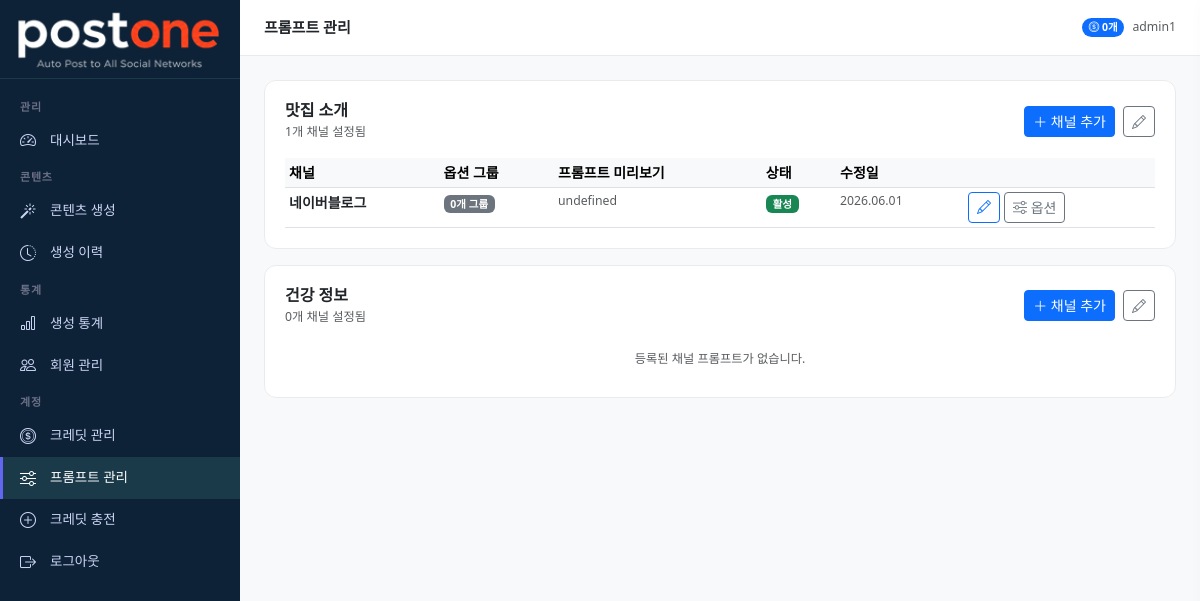
The page /prompts/ (signed in) on the database its author committed.
### accounts/models.py (models this page shows, shortened)
class MenuPermission(models.Model):
    ROLE_CHOICES = [
        ('admin', '관리자'),
        ('member', '멤버'),
    ]
    role = models.CharField(max_length=20, choices=ROLE_CHOICES)
    menu_key = models.CharField(max_length=50, verbose_name='메뉴 키')
    menu_label = models.CharField(max_length=50, verbose_name='메뉴명')
    icon = models.CharField(max_length=50, verbose_name='아이콘', blank=True)
    is_visible = models.BooleanField(default=True, verbose_name='표시여부')
    order = models.IntegerField(default=0, verbose_name='정렬순서')
    class Meta:
        verbose_name = '메뉴 권한'
        verbose_name_plural = '메뉴 권한 목록'
        ordering = ['role', 'order']
        unique_together = ['role', 'menu_key']

class User(AbstractUser):
    ROLE_CHOICES = [
        ('master', '마스터'),
        ('admin', '관리자'),
        ('member', '멤버'),
        ('free', '무료회원'),
    ]
    PLAN_CHOICES = [
        ('free', '무료'),
        ('starter', '스타터'),
        ('pro', '프로'),
        ('business', '비즈니스'),
    ]
    role = models.CharField(max_length=20, choices=ROLE_CHOICES, default='free')
    plan = models.CharField(max_length=20, choices=PLAN_CHOICES, default='free')
    phone = models.CharField(max_length=20, blank=True)
    company = models.CharField(max_length=100, blank=True)
    profile_image = models.ImageField(upload_to='profiles/', blank=True, null=True)
    created_at = models.DateTimeField(auto_now_add=True)
    updated_at = models.DateTimeField(auto_now=True)
    class Meta:
        verbose_name = '사용자'
        verbose_name_plural = '사용자 목록'

### credits/models.py (models this page shows, shortened)
class UserCredit(models.Model):
    user = models.OneToOneField(User, on_delete=models.CASCADE, related_name='credit')
    balance = models.IntegerField(default=0, verbose_name='잔여 크레딧')
    free_used_this_month = models.IntegerField(default=0, verbose_name='이번달 무료 사용')
    free_reset_date = models.DateField(null=True, blank=True, verbose_name='무료 초기화일')
    updated_at = models.DateTimeField(auto_now=True)
    class Meta:
        verbose_name = '사용자 크레딧'

### content/models.py (models this page shows, shortened)
class ContentType(models.Model):
    name = models.CharField(max_length=100, verbose_name='유형명')
    description = models.TextField(blank=True, verbose_name='설명')
    is_active = models.BooleanField(default=True, verbose_name='활성화')
    created_by = models.ForeignKey(User, on_delete=models.SET_NULL, null=True)
    created_at = models.DateTimeField(auto_now_add=True)
    class Meta:
        verbose_name = '콘텐츠 유형'
        verbose_name_plural = '콘텐츠 유형 목록'

class ChannelPrompt(models.Model):
    content_type = models.ForeignKey(ContentType, on_delete=models.CASCADE, related_name='channel_prompts')
    channel = models.ForeignKey(Channel, on_delete=models.CASCADE, related_name='prompts')
    base_prompt = models.TextField(verbose_name='기본 프롬프트')
    is_active = models.BooleanField(default=True)
    updated_at = models.DateTimeField(auto_now=True)
    updated_by = models.ForeignKey(User, on_delete=models.SET_NULL, null=True)
    class Meta:
        verbose_name = '채널 프롬프트'
        verbose_name_plural = '채널 프롬프트 목록'
        unique_together = ['content_type', 'channel']

class Channel(models.Model):
    CHANNEL_TYPE_CHOICES = [
        ('text', '텍스트'),
        ('video', '영상 자막'),
        ('image', '이미지 카드'),
    ]
    name = models.CharField(max_length=50, verbose_name='채널명')
    slug = models.SlugField(max_length=50, unique=True, verbose_name='슬러그')
    channel_type = models.CharField(max_length=20, choices=CHANNEL_TYPE_CHOICES, verbose_name='채널 유형')
    description = models.TextField(blank=True, verbose_name='설명')
    is_auto_publish = models.BooleanField(default=False, verbose_name='자동발행 가능')
    is_active = models.BooleanField(default=True, verbose_name='활성화')
    order = models.IntegerField(default=0, verbose_name='정렬순서')
    class Meta:
        verbose_name = '채널'
        verbose_name_plural = '채널 목록'
        ordering = ['order', 'name']

### dashboard/views.py (the view)
# urls.py: path('prompts/', views.prompt_list, name='prompt_list'),
@login_required
def prompt_list(request):
    content_types = ContentType.objects.prefetch_related(
        'channel_prompts__channel',
        'channel_prompts__option_groups'
    ).all()
    return render(request, 'dashboard/prompt_list.html', {
        'content_types': content_types,
    })

### dashboard/context_processors.py (called while the page is built)
def user_menus(request):
    if not request.user.is_authenticated:
        return {'user_menus': []}
    if request.user.role == 'master':
        return {'user_menus': []}
    role = request.user.role
    if role == 'free':
        role = 'member'
    menus = MenuPermission.objects.filter(
        role=role,
        is_visible=True
    )
    return {'user_menus': menus}

### templates/dashboard/prompt_list.html (shortened to what this page needs)
{% extends 'base/base.html' %}
{% block page_title %}프롬프트 관리{% endblock %}
{% block content %}
<div class="row g-3">
    {% for ct in content_types %}
    <div class="col-12">
        <div class="stat-card">
            <div class="d-flex justify-content-between align-items-center mb-3">
                <div>
                    <h6 class="fw-semibold mb-0">{{ ct.name }}</h6>
                    <span class="text-muted small">{{ ct.channel_prompts.count }}개 채널 설정됨</span>
                </div>
                <div class="d-flex gap-2">
                    <a href="{% url 'dashboard:channel_prompt_create' ct.pk %}"
                       class="btn btn-sm btn-primary">
                        <i class="bi bi-plus-lg"></i> 채널 추가
                    </a>
                    <a href="{% url 'dashboard:content_type_edit' ct.pk %}"
                       class="btn btn-sm btn-outline-secondary">
                        <i class="bi bi-pencil"></i>
                    </a>
                </div>
            </div>
            {% if ct.channel_prompts.all %}
            <div class="table-responsive">
                <table class="table table-sm table-hover mb-0">
                    <thead class="table-light">
                        <tr>
                            <th>채널</th>
                            <th>옵션 그룹</th>
                            <th>프롬프트 미리보기</th>
                            <th>상태</th>
                            <th>수정일</th>
                            <th></th>
                        </tr>
                    </thead>
                    <tbody>
                        {% for cp in ct.channel_prompts.all %}
                        <tr>
                            <td class="fw-semibold">{{ cp.channel.name }}</td>
                            <td>
                                <span class="badge bg-secondary">
                                    {{ cp.option_groups.count }}개 그룹
                                </span>
                            </td>
                            <td class="text-muted small">
                                {{ cp.base_prompt|truncatechars:50 }}
                            </td>
                            <td>
                                {% if cp.is_active %}
                                <span class="badge bg-success">활성</span>
                                {% else %}
                                <span class="badge bg-secondary">비활성</span>
                                {% endif %}
                            </td>
                            <td class="text-muted small">
                                {{ cp.updated_at|date:"Y.m.d" }}
                            </td>
                            <td>
                                <div class="d-flex gap-1">
                                    <a href="{% url 'dashboard:channel_prompt_edit' cp.pk %}"
                                       class="btn btn-sm btn-outline-primary">
                                        <i class="bi bi-pencil"></i>
                                    </a>
                                    <a href="{% url 'dashboard:prompt_option_manage' cp.pk %}"
                                       class="btn btn-sm btn-outline-secondary">
                                        <i class="bi bi-sliders"></i> 옵션
                                    </a>
                                </div>
                            </td>
                        </tr>
                        {% endfor %}
                    </tbody>
                </table>
            </div>
            {% else %}
            <p class="text-muted small text-center py-2 mb-0">
                등록된 채널 프롬프트가 없습니다.
            </p>
            {% endif %}
        </div>
    </div>
    {% endfor %}
</div>
{% endblock %}

### templates/base/base.html (shortened to what this page needs)
{% load static %}
<!DOCTYPE html>
<html lang="ko">
<head>
    <link href="https://cdn.jsdelivr.net/npm/bootstrap@5.3.0/dist/css/bootstrap.min.css" rel="stylesheet">
    <link href="https://cdn.jsdelivr.net/npm/bootstrap-icons@1.11.0/font/bootstrap-icons.css" rel="stylesheet">
</head>
<body>
<aside class="sidebar" id="sidebar">
    <a href="{% url 'dashboard:index' %}" class="sidebar-brand">
        <img src="{% static 'images/logo.png' %}" alt="postone" style="width:205px; height:auto;">
    </a>
    <nav class="sidebar-menu">
        {% if user.role == 'master' %}
        <div class="sidebar-section">관리</div>
        <div class="sidebar-item">
            <a href="{% url 'dashboard:index' %}" class="{% if request.resolver_match.url_name == 'index' %}active{% endif %}">
                <i class="bi bi-speedometer2"></i> 대시보드
            </a>
        </div>
        <div class="sidebar-section">프롬프트 설정</div>
        <div class="sidebar-item">
            <a href="{% url 'dashboard:content_type_list' %}" class="{% if 'content_type' in request.resolver_match.url_name %}active{% endif %}">
                <i class="bi bi-grid-3x3-gap"></i> 콘텐츠 유형
            </a>
        </div>
        <div class="sidebar-item">
            <a href="{% url 'dashboard:channel_list' %}" class="{% if 'channel' in request.resolver_match.url_name %}active{% endif %}">
                <i class="bi bi-broadcast"></i> 채널 관리
            </a>
        </div>
        <div class="sidebar-item">
            <a href="{% url 'dashboard:prompt_list' %}" class="{% if 'prompt' in request.resolver_match.url_name %}active{% endif %}">
                <i class="bi bi-sliders"></i> 프롬프트 관리
            </a>
        </div>
        <div class="sidebar-item">
            <a href="{% url 'dashboard:user_list' %}" class="{% if 'user' in request.resolver_match.url_name %}active{% endif %}">
                <i class="bi bi-people"></i> 회원 관리
            </a>
        </div>
        <div class="sidebar-item">
            <a href="{% url 'dashboard:credit_list' %}" class="{% if 'credit' in request.resolver_match.url_name %}active{% endif %}">
                <i class="bi bi-coin"></i> 크레딧 관리
            </a>
        </div>
        <div class="sidebar-section">콘텐츠</div>
        <div class="sidebar-item">
            <a href="{% url 'dashboard:generate' %}" class="{% if 'generate' in request.resolver_match.url_name %}active{% endif %}">
                <i class="bi bi-magic"></i> 콘텐츠 생성
            </a>
        </div>
        <div class="sidebar-item">
            <a href="{% url 'dashboard:history' %}" class="{% if 'history' in request.resolver_match.url_name %}active{% endif %}">
                <i class="bi bi-clock-history"></i> 생성 이력
            </a>
        </div>
        <div class="sidebar-section">통계</div>
        <div class="sidebar-item">
            <a href="{% url 'dashboard:stats' %}" class="{% if 'stats' in request.resolver_match.url_name %}active{% endif %}">
                <i class="bi bi-bar-chart"></i> 생성 통계
            </a>
        </div>
        <div class="sidebar-section">계정</div>
        {% if not request.user.is_admin %}
        <div class="sidebar-item">
            <a href="{% url 'dashboard:credit_charge' %}">
                <i class="bi bi-plus-circle"></i> 크레딧 충전
            </a>
        </div>
        {% endif %}
        <div class="sidebar-item">
            <a href="{% url 'accounts:profile' %}">
                <i class="bi bi-person"></i> 내 정보
            </a>
        </div>
        <div class="sidebar-item">
            <a href="{% url 'dashboard:menu_permission' %}" class="{% if 'menu_permission' in request.resolver_match.url_name %}active{% endif %}">
                <i class="bi bi-gear"></i> 메뉴 권한 설정
            </a>
        </div>
        <div class="sidebar-item">
            <a href="{% url 'accounts:logout' %}">
                <i class="bi bi-box-arrow-right"></i> 로그아웃
            </a>
        </div>
        {% elif user.role == 'admin' %}
        {% for menu in user_menus %}
        {% if menu.is_visible %}
        {% if menu.order == 1 %}<div class="sidebar-section">관리</div>{% endif %}
        {% if menu.order == 2 %}<div class="sidebar-section">콘텐츠</div>{% endif %}
        {% if menu.order == 4 %}<div class="sidebar-section">통계</div>{% endif %}
        {% if menu.order == 6 %}<div class="sidebar-section">계정</div>{% endif %}
        <div class="sidebar-item">
            <a href="{% url 'dashboard:'|add:menu.menu_key %}"
               class="{% if menu.menu_key in request.resolver_match.url_name %}active{% endif %}">
                <i class="bi {{ menu.icon }}"></i> {{ menu.menu_label }}
            </a>
        </div>
        {% endif %}
        {% endfor %}
        <div class="sidebar-item">
            <a href="{% url 'accounts:logout' %}">
                <i class="bi bi-box-arrow-right"></i> 로그아웃
            </a>
        </div>
        {% endif %}
    </nav>
</aside>
<div class="main-wrapper">
    <div class="topbar">
        <span class="topbar-title">{% block page_title %}{% endblock %}</span>
        <div class="d-flex align-items-center gap-2">
            {% if user.credit %}
            <span class="badge bg-primary rounded-pill">
                <i class="bi bi-coin"></i> {{ user.credit.balance }}개
            </span>
            {% endif %}
            <span class="text-muted small">{{ user.username }}</span>
        </div>
    </div>
    <div class="main-content">
        {% block content %}{% endblock %}
    </div>
</div>
</body>
</html>

### templates/base/base.html (style rules this page uses)
:root { --sidebar-width: 240px; --header-height: 56px; --primary: #6366f1; --primary-dark: #4f46e5; }
body { background: #f8f9fa; font-size: 14px; }
.sidebar { position: fixed; top: 0; left: 0; width: var(--sidebar-width); height: 100vh; background: #0d2137; color: #cdd6f4; display: flex; flex-direction: column; z-index: 1000; overflow-y: auto; overflow-x: hidden; scrollbar-width: thin; scrollbar-color: #1a3a4a transparent; }
.sidebar-brand { padding: 8px 16px; border-bottom: 1px solid #1a3a4a; text-decoration: none; display: block; }
.sidebar-menu { padding: 12px 0; flex: 1; }
.sidebar-section { padding: 8px 20px 4px; font-size: 11px; font-weight: 600; color: #6c7086; text-transform: uppercase; letter-spacing: 0.8px; }
.sidebar-item a { display: flex; align-items: center; gap: 10px; padding: 9px 20px; color: #cdd6f4; text-decoration: none; font-size: 13.5px; transition: all 0.15s; }
.sidebar-item a:hover, .sidebar-item a.active { background: #1a3a4a; color: #fff; border-left: 3px solid var(--primary); padding-left: 17px; }
.sidebar-item a i { font-size: 16px; width: 20px; }
.main-wrapper { margin-left: var(--sidebar-width); min-height: 100vh; }
.topbar { height: var(--header-height); background: #fff; border-bottom: 1px solid #e9ecef; display: flex; align-items: center; padding: 0 24px; gap: 12px; position: sticky; top: 0; z-index: 100; }
.topbar-title { font-weight: 600; font-size: 15px; flex: 1; }
.main-content { padding: 24px; }
.stat-card { background: #fff; border-radius: 12px; padding: 20px; border: 1px solid #e9ecef; }

### rows shown on the page
MenuPermission: order "관리", menu_label "대시보드"
MenuPermission: order "콘텐츠", menu_label "콘텐츠 생성"
MenuPermission: menu_label "생성 이력"
MenuPermission: order "통계", menu_label "생성 통계"
MenuPermission: menu_label "회원 관리"
MenuPermission: order "계정", menu_label "크레딧 관리"
MenuPermission: menu_label "프롬프트 관리"
MenuPermission: menu_label "크레딧 충전"
User: credit.balance "0", username "admin1"
ContentType: name "맛집 소개", channel_prompts.count "1"
ChannelPrompt: channel.name "네이버블로그", option_groups.count "0", base_prompt "undefined", is_active "활성", updated_at "2026.06.01"
ContentType: name "건강 정보", channel_prompts.count "0", shows "등록된 채널 프롬프트가 없습니다."
